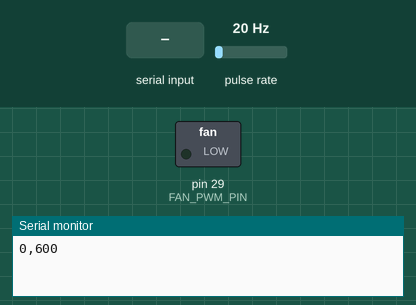
A sketch run on a simulated Arduino Mega 2560, built for the host (arithmetic inside an expression is 32-bit, double 64-bit). Parts: switched loads named in the sketch (green lamp = pin HIGH), the last lines printed to the serial monitor. Wiring (inferred from the names in the program): pulse sensor: data pin 27. The inputs (shaded band) are chosen by the test bench; at power-on: pulse rate 20 Hz.

Above: at 1.2 s.
1.3 s: "200\n" received over Serial
At 2.2 s:
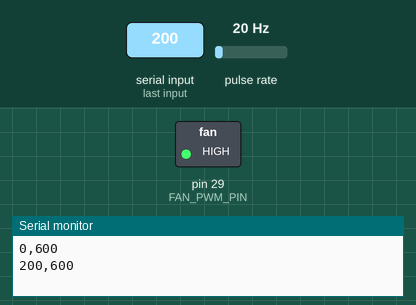
2.8 s: "90,45\n" received over Serial
At 3.3 s:
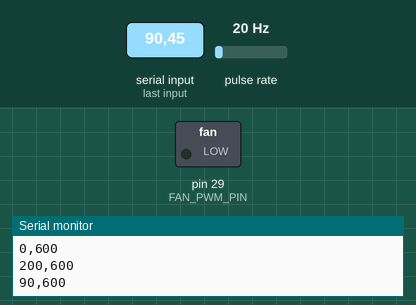
Timing chart, 0 to 5.8 s (numbered marks = the images above; inputs shaded):
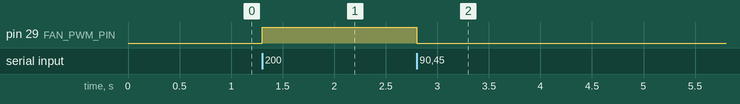

Measured:
- after the input at 1.3 s, pin 29 (FAN_PWM_PIN): LOW → HIGH at once
- after the input at 2.8 s, pin 29 (FAN_PWM_PIN): HIGH → LOW at once

The sketch:

controllo_ventola_senza_sensore_temp.ino
```cpp
#define FAN_PWM_PIN 29
#define FAN_TACH_PIN 27

volatile unsigned long pulseCount = 0;
unsigned long lastMillis = 0;
int currentRPM = 0;
int currentPWM = 0;

// Funzione chiamata ad ogni impulso del tachimetro
void countPulse() {
  pulseCount++;
}

void setup() {
  pinMode(FAN_PWM_PIN, OUTPUT);
  pinMode(FAN_TACH_PIN, INPUT_PULLUP);

  // Frequenza PWM a 25 kHz per ventole a 4 pin
  analogWriteFreq(25000);
  Serial.begin(115200);

  // Interrupt sul fronte di discesa del segnale tachimetro
  attachInterrupt(digitalPinToInterrupt(FAN_TACH_PIN), countPulse, FALLING);
}

void loop() {
  // 1. Leggi comandi dal Raspberry Pi
  if (Serial.available() > 0) {
    int incomingValue = Serial.parseInt();
    while (Serial.available() > 0) Serial.read(); // Pulisci il buffer

    if (incomingValue >= 0 && incomingValue <= 255) {
      currentPWM = incomingValue;
      analogWrite(FAN_PWM_PIN, currentPWM);
    }
  }

  // 2. Calcola gli RPM ogni 1000 ms (1 secondo)
  unsigned long currentMillis = millis();
  if (currentMillis - lastMillis >= 1000) {
    noInterrupts(); // Blocca brevemente gli interrupt per leggere in sicurezza
    unsigned long pulses = pulseCount;
    pulseCount = 0; // Resetta il contatore
    interrupts();   // Riattiva gli interrupt

    // La maggior parte delle ventole PC genera 2 impulsi per giro completo
    currentRPM = (pulses * 60) / 2;

    // 3. Invia la risposta al Raspberry Pi nel formato: PWM,RPM
    Serial.print(currentPWM);
    Serial.print(",");
    Serial.println(currentRPM);

    lastMillis = currentMillis;
  }
}
```
